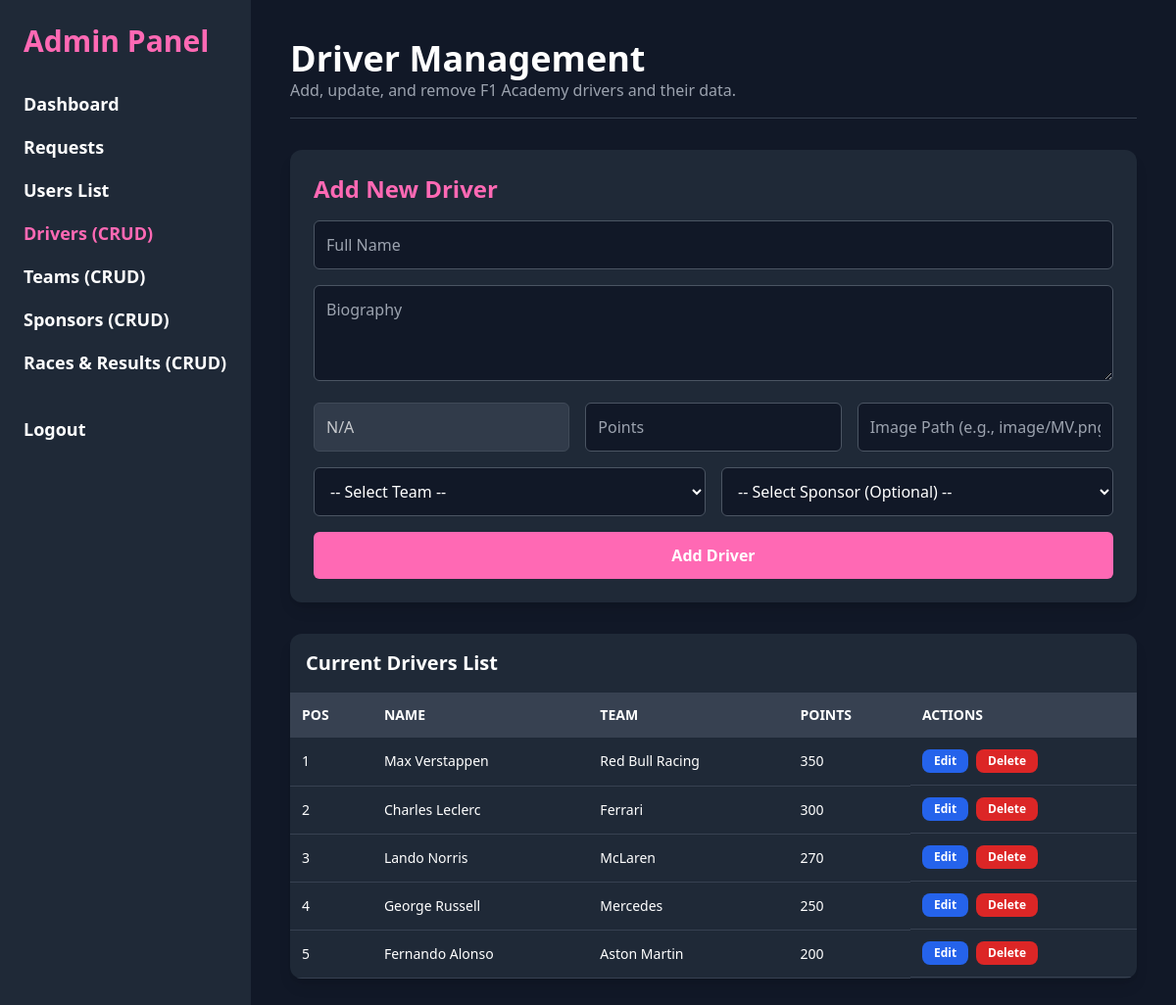
Page /admin_drivers.php (signed in) on the earlier database version.
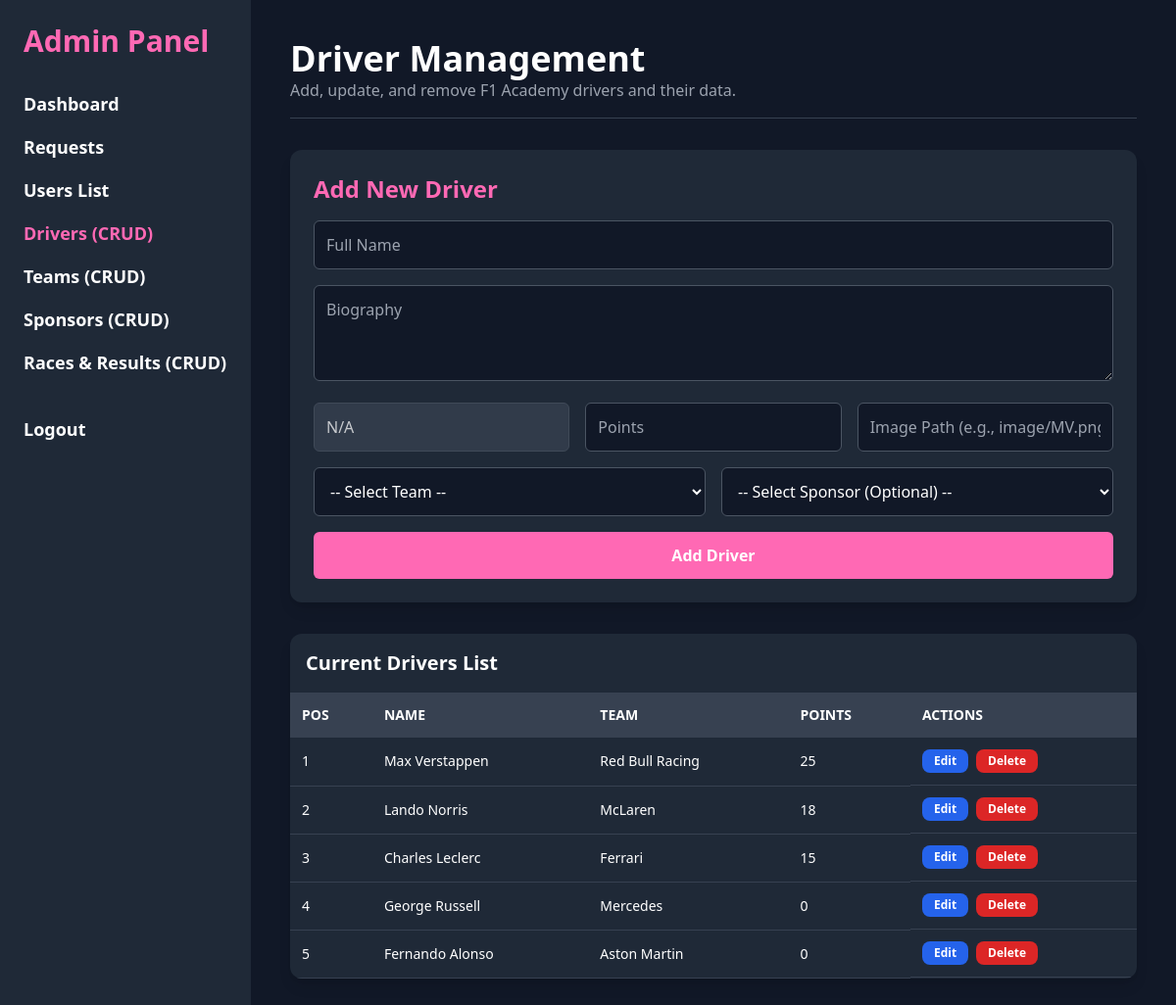
Same page on the later database version.
### tables this page shows
CREATE TABLE `drivers` (
  `id` int(11) NOT NULL,
  `fullname` varchar(255) NOT NULL,
  `team_name` varchar(100) NOT NULL,
  `sponsor_name` varchar(100) DEFAULT NULL,
  `standing_position` int(11) DEFAULT NULL,
  `points` int(11) DEFAULT 0,
  `biography` text DEFAULT NULL,
  `image_path` varchar(255) DEFAULT NULL
);

### conn.php (called while the page is built, shortened)
<?php
function get_all_drivers($conn) {
    $query = "SELECT * FROM drivers ORDER BY points DESC";
    $result = $conn->query($query);
    $data = [];
    while ($row = $result->fetch_assoc()) {
        $data[] = $row;
    }
    return $data;
}
?>

### admin_drivers.php (the view, shortened to what the changed rows need)
<?php
include("conn.php");
$drivers = get_all_drivers($conn);
?>
<!DOCTYPE html>
<html lang="en">
<head>
    <script src="https://cdn.tailwindcss.com"></script>
</head>
<body class="bg-gray-900 text-white font-sans flex">
    <aside class="w-64 bg-gray-800 h-screen fixed p-6">
        <h1 class="text-3xl font-extrabold mb-8 text-hotpink">Admin Panel</h1>
    </aside>
    <div class="flex-1 ml-64 p-10">
        <header class="mb-8 border-b border-gray-700 pb-4">
            <h2 class="text-4xl font-bold">Driver Management</h2>
        </header>
        <div class="bg-gray-800 rounded-xl overflow-x-auto shadow-lg">
            <table class="min-w-full table-auto text-left">
                <thead>
                    <tr class="bg-gray-700 text-sm uppercase">
                        <th class="p-3">POS</th>
                        <th class="p-3">Name</th>
                        <th class="p-3">Team</th>
                        <th class="p-3">Points</th>
                        <th class="p-3">Actions</th>
                    </tr>
                </thead>
                <tbody>
                    <?php if (!empty($drivers)): ?>
                        <?php $num = 1 ?>
                        <?php foreach ($drivers as $driver): ?>
                            <tr class="hover:bg-gray-700 text-sm">
                                <td><?php echo $num++; ?></td>
                                <td><?php echo htmlspecialchars($driver['fullname']); ?></td>
                                <td><?php echo htmlspecialchars($driver['team_name']); ?></td>
                                <td><?php echo htmlspecialchars($driver['points']); ?></td>
                                <td class="whitespace-nowrap flex space-x-2">
                                    <a href="admin_drivers.php?edit_id=<?php echo $driver['id']; ?>" class="text-xs bg-blue-600 hover:bg-blue-700 text-white py-1 px-3 rounded-lg font-bold transition duration-200">
                                        Edit
                                    </a>
                                    <form method="POST" class="inline-block" onsubmit="return confirm('Are you sure you want to delete driver: <?php echo $driver['fullname']; ?>?');">
                                        <button type="submit" name="delete_driver" class="text-xs bg-red-600 hover:bg-red-700 text-white py-1 px-3 rounded-lg font-bold transition duration-200">
                                            Delete
                                        </button>
                                    </form>
                                </td>
                            </tr>
                        <?php endforeach; ?>
                    <?php else: ?>
                        <tr><td colspan="5" class="text-center py-4 text-gray-400">No drivers found.</td></tr>
                    <?php endif; ?>
                </tbody>
            </table>
        </div>
    </div>
</body>
</html>

Differences in the rows shown:
changed drivers "Max Verstappen": points "350" → "25"
changed drivers "Lando Norris": points "270" → "18"; moves up the list
changed drivers "Charles Leclerc": points "300" → "15"
changed drivers "George Russell": points "250" → "0"
changed drivers "Fernando Alonso": points "200" → "0"
